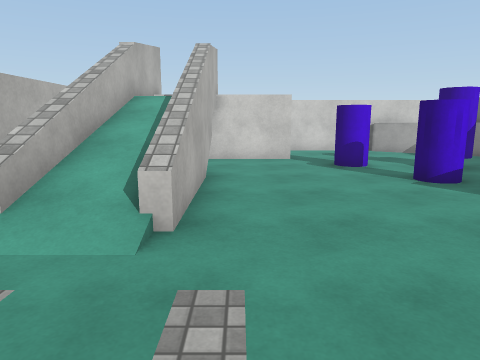
View 1 (above)

18 first-person views from a walk through a scene from a Unity 3-D project. The camera is 1.4 m above the floor, tilts 10° down and sees 70° across. The floor is counted in squares, 1 m on a side. Each view is taken from the middle of a square. On the plan, view 1 faces up. The plan holds only what a view shows up to about 15 squares ahead; the rest is blank. Surface patterns are stand-ins for the level's own textures.

View 2
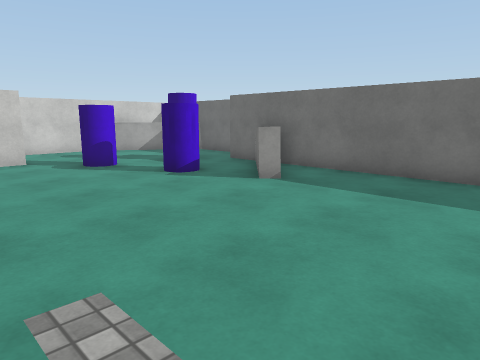

View 3
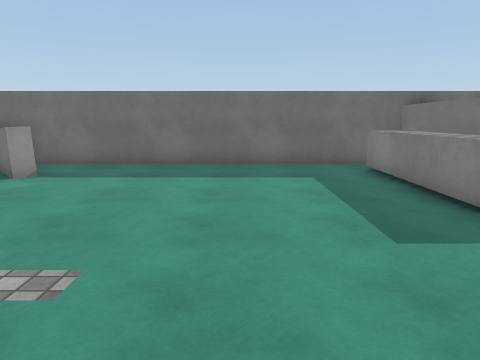

View 4
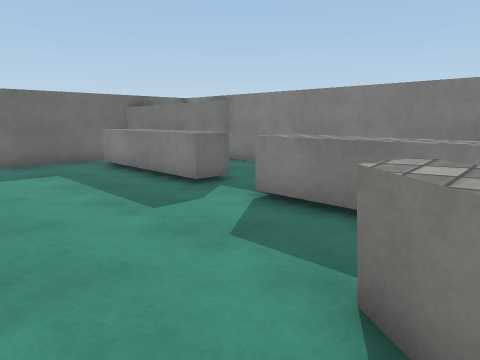

View 5
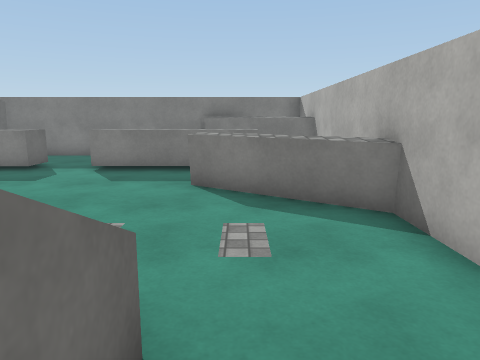

View 6
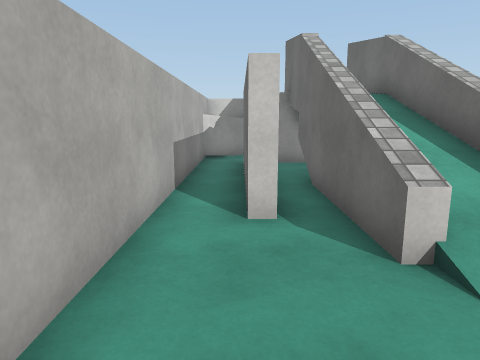

View 7
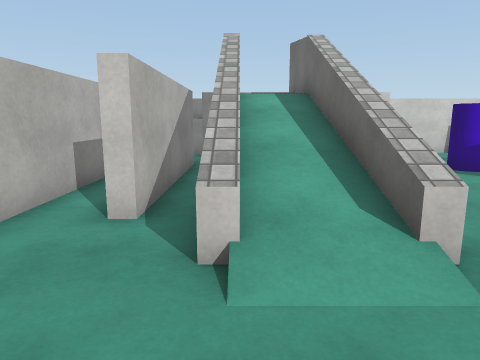

View 8
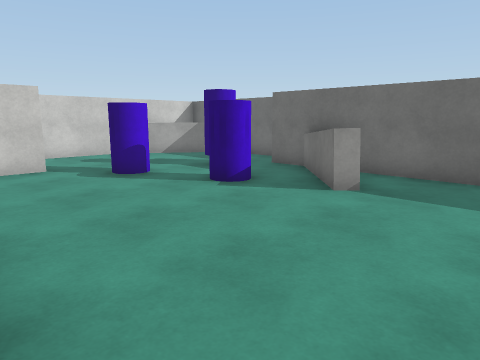

View 9
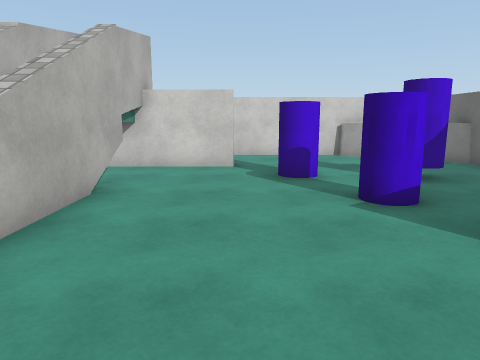

View 10
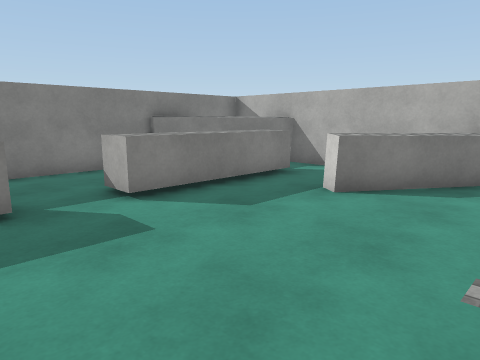

View 11
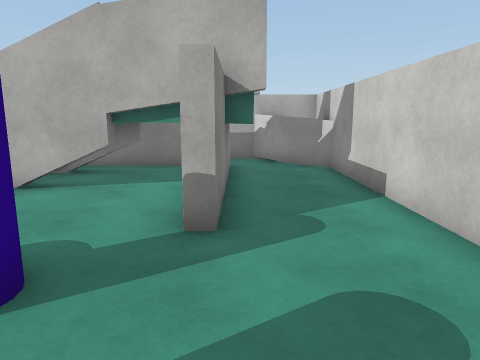

View 12
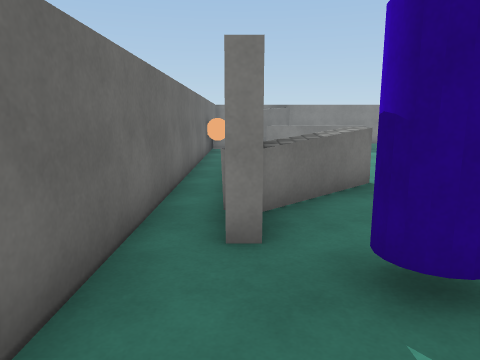

View 13
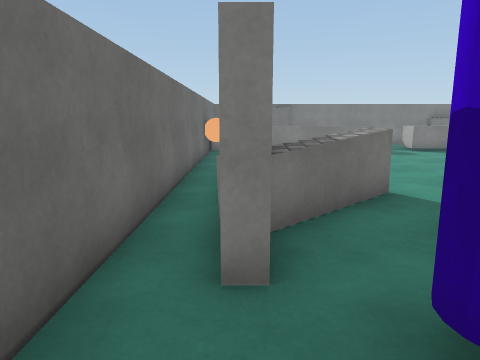

View 14
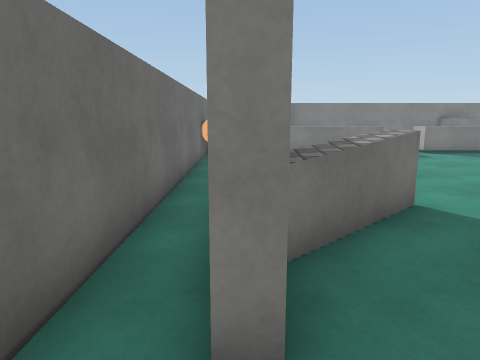

View 15
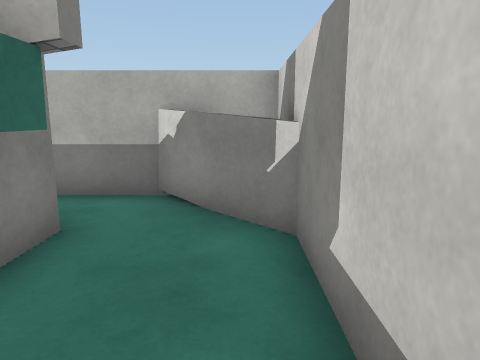

View 16
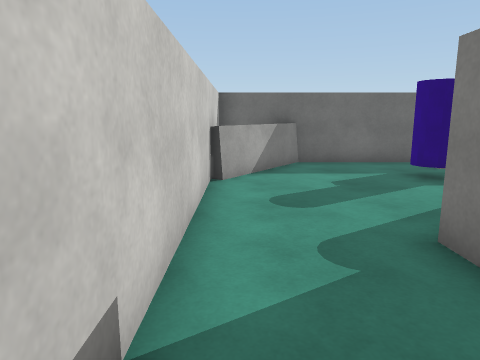

View 17
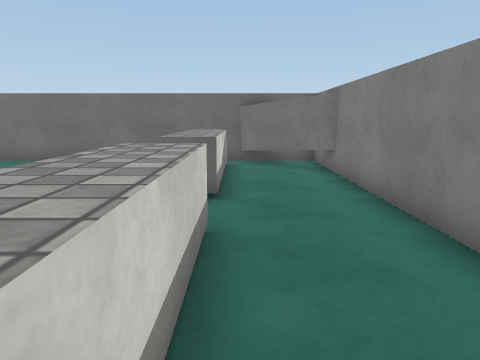

View 18
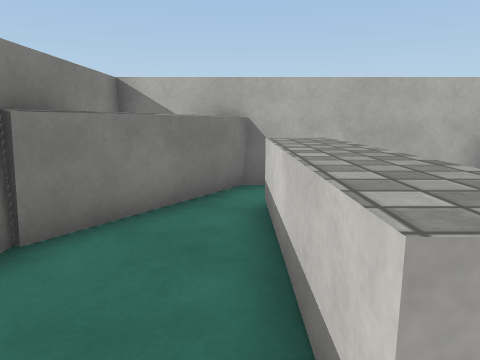

### Floor plan
Key: @ floor where view 1 was taken; # wall or solid block; x gap in a wall; . main floor; : floor 2 m higher than the main floor; / step, stairs or slope; = window, fence, low wall or low ledge; ^ raised ledge; C cylinder; B orange ball.
Columns run from 6 left of view 1 to 10 right of it. Each row starts with its distance up from view 1.
 16 ###############
 15 #^..........#####
 14 #.............=^#
 13 #.##:###.......##
 12 #### ###........#
 11 ##.# #...CC.C...#
 10  #.#:^...C..CC..#
  9  #.=/^........#.#
  8  #.=/^....CC..#.#
  7 ##.=/^......#^#.#
  6 ##.=/^.....#^.#.#
  5 #..=/^........#.#
  4 #..=/^........#.#
  3 #.............#.#
  2 #.............#.#
  1 #.............#.#
  0 #=#...@.......#.#
 -1 #.=#..........#.#
 -2 #.............#B
 -3 #.............#B
 -4 #.^^^^^.^^^^^x#^
 -5 #.............#
 -6 #^#..........##
 -7 ####........###
 -8 ###############

Positions as (right, up) in squares from view 1, and headings:
1: (0, 0), facing up
2: (-1, 0), facing up-right
3: (-3, 0), facing right
4: (-4, 1), facing down-right
5: (-4, 6), facing down
6: (-5, 1), facing up
7: (-3, 1), facing up
8: (-1, 2), facing up-right
9: (2, 2), facing up
10: (3, 2), facing down-left
11: (6, 13), facing left
12: (8, 13), facing down
13: (8, 12), facing down
14: (8, 11), facing down
15: (0, 15), facing left
16: (-2, 15), facing right
17: (-4, -5), facing right
18: (1, -5), facing left
